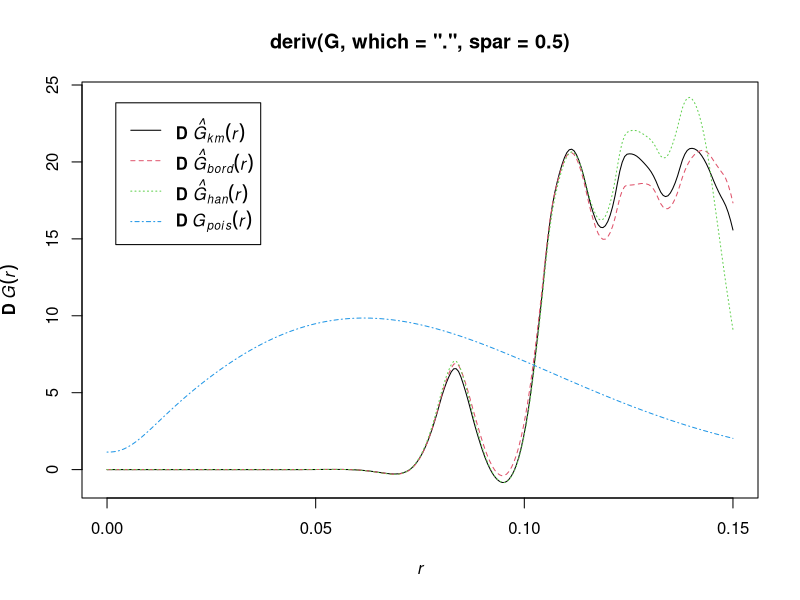

Here is the R script that generated this plot:
library(spatstat)


### Name: deriv.fv
### Title: Calculate Derivative of Function Values
### Aliases: deriv.fv
### Keywords: spatial math nonparametric

### ** Examples

   G <- Gest(cells)
   plot(deriv(G, which=".", spar=0.5))
   A <- pairorient(redwood, 0.05, 0.15)
   DA <- deriv(A, spar=0.6, Dperiodic=TRUE)
